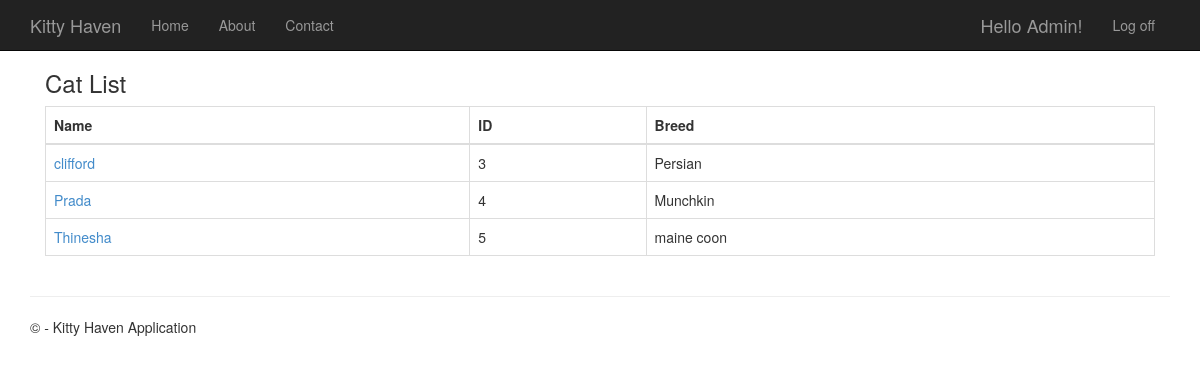
The page /medical-cat-list/ (signed in) on the database as committed earlier.
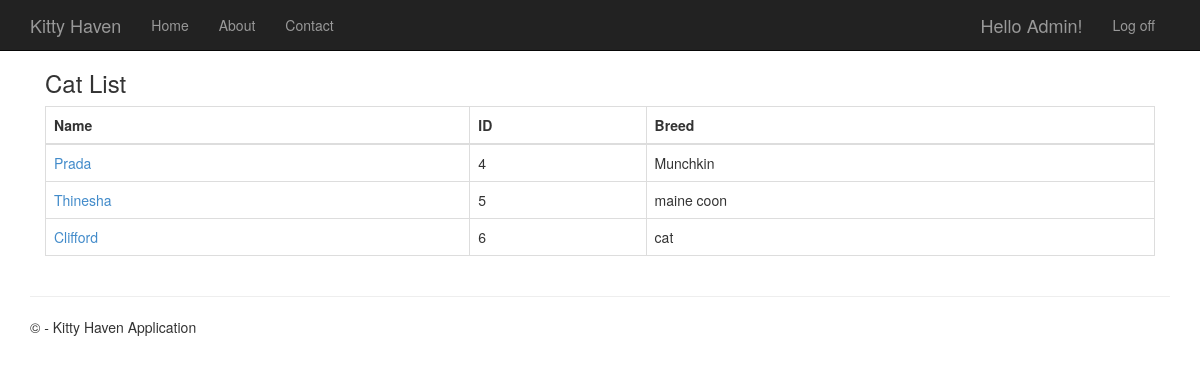
The same page on the database as committed later.
### CatDatabase/models.py (models this page shows, shortened)
class Cat(models.Model):
    CatID = models.AutoField(primary_key=True)
    UserID = models.ForeignKey(djangoUser, on_delete=models.CASCADE, null=True, blank=True)
    Name = models.CharField(max_length=50)
    Breed = models.CharField(max_length=50)
    Age = models.IntegerField()
    Gender = models.CharField(max_length=1)
    Description = models.CharField(max_length=500)

### app/views.py (the view)
# urls.py: path('medical-cat-list/', views.medical_cat_list, name='medical_cat_list'),
@login_required
def medical_cat_list(request):
    cats = Cat.objects.all()
    return render(request, 'app/medical_cat_list.html', {'cats': cats})

### app/templates/app/medical_cat_list.html
{% extends "app/layout.html" %}
{% block content %}
<div class="container border p-4">
 <h3 class="fw-bold">Cat List</h3>
    <div class="table-responsive">
        <table class="table table-bordered">
            <thead class="table-dark">
                <tr>
                    <th>Name</th>
                    <th>ID</th>
                    <th>Breed</th>
                </tr>
            </thead>
            <tbody>
                {% for cat in cats %}
                <tr>
                    <td>
                        <a href="{% url 'cat_details' cat.CatID %}" class="text-decoration-none">
                            {{ cat.Name }}
                        </a>
                    </td>
                    <td>{{ cat.CatID }}</td>
                    <td>{{ cat.Breed }}</td>
                </tr>
                {% empty %}
                <tr>
                    <td colspan="3" class="text-center">No cats found</td>
                </tr>
                {% endfor %}
            </tbody>
        </table>
    </div>
</div>
{% endblock %}

Rows that differ between the two databases and show on the page:
removed Cat: Name "clifford", CatID "3", Breed "Persian"
added Cat: Name "Clifford", CatID "6", Breed "cat"
